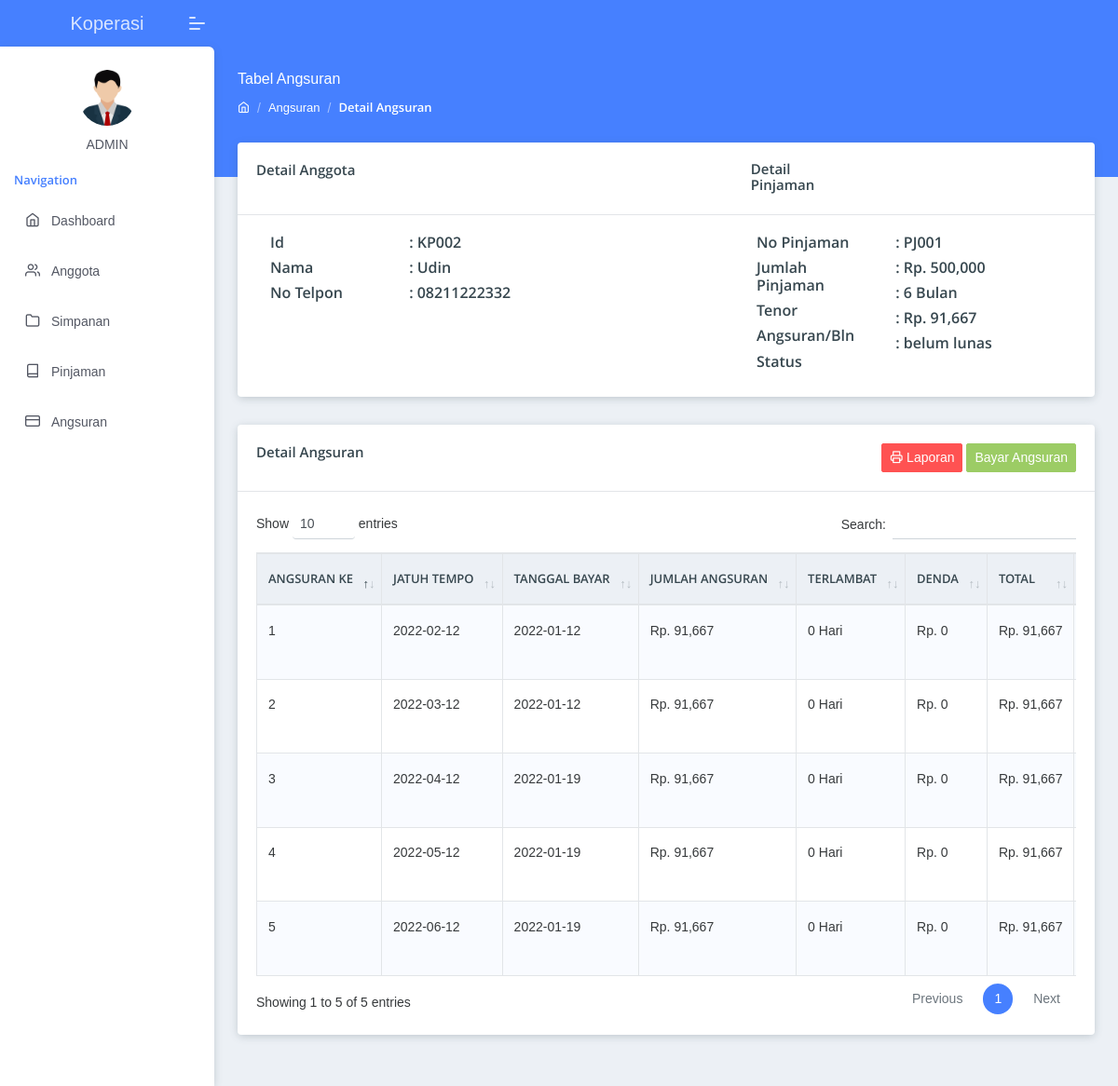
The page /index.php?page=detail_angsuran&id=PJ001 (signed in) on the database its author committed.
### tables this page shows
CREATE TABLE `pinjaman` (
  `no_pinjaman` varchar(20) NOT NULL,
  `tanggal_pinjaman` date NOT NULL,
  `nama_anggota` varchar(50) NOT NULL,
  `jumlah_pinjaman` int(20) NOT NULL,
  `tenor` varchar(10) NOT NULL,
  `bunga` varchar(10) NOT NULL,
  `jumlah_angsuran` int(20) NOT NULL,
  `status` varchar(20) NOT NULL DEFAULT 'belum lunas'
);

CREATE TABLE `anggota` (
  `id_anggota` varchar(11) NOT NULL,
  `nama_anggota` varchar(50) NOT NULL,
  `pekerjaan_anggota` varchar(50) NOT NULL,
  `no_telpon` varchar(20) NOT NULL,
  `tanggal_lahir` date NOT NULL,
  `tanggal_daftar` date NOT NULL,
  `alamat_anggota` text NOT NULL
);

CREATE TABLE `angsuran` (
  `no_transaksi` varchar(11) NOT NULL,
  `no_pinjaman` varchar(20) NOT NULL,
  `angsuran_ke` int(20) NOT NULL,
  `jatuh_tempo` date NOT NULL,
  `tanggal_bayar` date DEFAULT NULL,
  `terlambat` varchar(20) NOT NULL,
  `denda` int(20) NOT NULL,
  `total_bayar` int(20) NOT NULL
);

### page/angsuran/detail_angsuran.php (the view, shortened to what this page needs)
<?php
$no_pinjaman = $_GET['id'];
$query = mysqli_query($koneksi, "SELECT * FROM pinjaman WHERE no_pinjaman='$no_pinjaman'");
while ($data = mysqli_fetch_array($query))
{
$nama_anggota = $data['nama_anggota'];
$angsuran = $data['jumlah_angsuran'];
$status = $data['status'];
}
?>
<section class="pcoded-main-container">
    <div class="pcoded-content">
        <div class="page-header">
            <div class="page-block">
                <div class="row align-items-center">
                    <div class="col-md-12">
                        <div class="page-header-title">
                            <h5 class="m-b-10">Tabel Angsuran</h5>
                        </div>
                        <ul class="breadcrumb">
                            <li class="breadcrumb-item"><a href="index.html"><i class="feather icon-home"></i></a></li>
                            <li class="breadcrumb-item"><a href="index.php">Angsuran</a></li>
                            <li class="breadcrumb-item"><a href="#!">Detail Angsuran</a></li>
                        </ul>
                    </div>
                </div>
            </div>
        </div>
        <div class="row">
            <div class="col-sm-12">
                <div class="card">
                    <div class="card-header text-center">
                        <div class="row">
                            <div class="col-sm-7 text-left">
                                <h5>Detail Anggota</h5>
                            </div>
                            <div class="col-sm-2 text-left">
                                <h5>Detail Pinjaman</h5>
                            </div>
                        </div>
                    </div>
                    <div class="card-body">
                        <div class="row align-items-center m-l-0">
                        <div class="col-sm-12 text-left">
                            <?php
                                $anggota = mysqli_query($koneksi,"SELECT * FROM pinjaman
                                JOIN anggota ON pinjaman.nama_anggota = anggota.nama_anggota
                                WHERE pinjaman.nama_anggota='$nama_anggota'");
                                while($a = mysqli_fetch_array($anggota))
                                {
                            ?>
                        <div class="row">
                            <div class="col-md-2">
                                <h5>Id</h5>
                                <h5>Nama</h5>
                                <h5>No Telpon</h5>
                            </div>
                            <div class="col-md-5">
                                <h5>: <?php echo $a['id_anggota'];?></h5>
                                <h5>: <?php echo $a['nama_anggota'];?></h5>
                                <h5>: <?php echo $a['no_telpon'];?></h5>
                            </div>
                            <div class="col-md-2">
                                <h5>No Pinjaman</h5>
                                <h5>Jumlah Pinjaman</h5>
                                <h5>Tenor</h5>
                                <h5>Angsuran/Bln</h5>
                                <h5>Status</h5>
                            </div>
                            <div class="col-md-2">
                                <h5>: <?php echo $a['no_pinjaman'];?></h5>
                                <h5>: Rp. <?php echo number_format($a['jumlah_pinjaman']);?></h5>
                                <h5>: <?php echo $a['tenor'];?> Bulan</h5>
                                <h5>: Rp. <?php echo number_format($a['jumlah_angsuran']);?></h5>
                                <h5>: <?php echo $a['status'];?></h5>
                            </div>
                        </div>
                        <?php
                            }
                        ?>
                    </div>
                </div>
            </div>
        </div>
        <div class="row">
            <div class="col-sm-12">
                <div class="card">
                    <div class="card-header">
                        <div class="row">
                            <div class="col-sm-6 text-left">
                                <h5>Detail Angsuran</h5>
                            </div>
                            <div class="col-md-6 text-right">
                                <button class="btn btn-danger btn-sm btn-round has-ripple" data-toggle="modal" data-target="#modal-report">
                                    <i class="feather icon-printer"></i> Laporan<span class="ripple ripple-animate"></span>
                                </button>
                            <?php
                            if ($status == 'belum lunas')
                            {
                            ?>
                                <button class="btn btn-success btn-sm btn-round has-ripple" data-toggle="modal" data-target="#bayar<?php echo $no_pinjaman; ?>">
                                    <i class="feather icon-bank"></i> Bayar Angsuran<span class="ripple ripple-animate"></span>
                                </button>
                            <?php
                            }
                            ?>
                            </div>
                        </div>
                    </div>
                    <div class="card-body">
                        <div class="dt-responsive table-responsive">
                            <table id="simpletable" class="table table-striped table-bordered nowrap">
                                <thead>
                                    <tr>
                                        <th>Angsuran Ke</th>
                                        <th>Jatuh Tempo</th>
                                        <th>Tanggal Bayar</th>
                                        <th>Jumlah Angsuran</th>
                                        <th>Terlambat</th>
                                        <th>Denda</th>
                                        <th>Total</th>
                                    </tr>
                                </thead>
                                <tbody>
                                <?php
                                $query = mysqli_query($koneksi, "SELECT * FROM angsuran WHERE no_pinjaman='$no_pinjaman'");
                                while ($data = mysqli_fetch_array($query))
                                {
                                ?>
                                    <tr>
                                        <td><?php echo $data['angsuran_ke'];?></td>
                                        <td><?php echo $data['jatuh_tempo'];?></td>
                                        <td><?php echo $data['tanggal_bayar'];?></td>
                                        <td>Rp. <?php echo number_format($angsuran);?></td>
                                        <td><?php echo $data['terlambat'];?></td>
                                        <td>Rp. <?php echo number_format($data['denda']);?></td>
                                        <td>Rp. <?php echo number_format($data['total_bayar']);?></td>
                                    </tr>
                                    <?php
                                    }
                                    ?>
                                </tbody>
                            </table>
                        </div>
                    </div>
                </div>
            </div>
        </div>
    </div>
</section>

### rows shown on the page
pinjaman: anggota.id_anggota "KP002", anggota.nama_anggota "Udin", anggota.no_telpon "08211222332", no_pinjaman "PJ001", jumlah_pinjaman "500,000", tenor "6", jumlah_angsuran "91,667", status "belum lunas"
angsuran: angsuran_ke "1", jatuh_tempo "2022-02-12", tanggal_bayar "2022-01-12", terlambat "0 Hari", denda "0", total_bayar "91,667"
angsuran: angsuran_ke "2", jatuh_tempo "2022-03-12", tanggal_bayar "2022-01-12", terlambat "0 Hari", denda "0", total_bayar "91,667"
angsuran: angsuran_ke "3", jatuh_tempo "2022-04-12", tanggal_bayar "2022-01-19", terlambat "0 Hari", denda "0", total_bayar "91,667"
angsuran: angsuran_ke "4", jatuh_tempo "2022-05-12", tanggal_bayar "2022-01-19", terlambat "0 Hari", denda "0", total_bayar "91,667"
angsuran: angsuran_ke "5", jatuh_tempo "2022-06-12", tanggal_bayar "2022-01-19", terlambat "0 Hari", denda "0", total_bayar "91,667"
